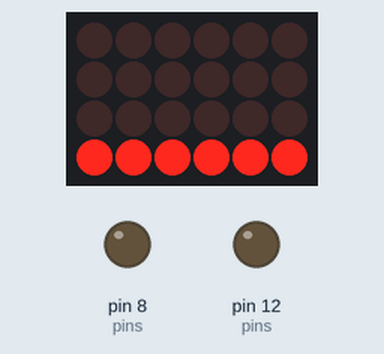
Recording of a sketch running on a simulated Arduino Uno, built with avr-gcc and run on an emulated ATmega328P. Parts: 6×4 LED matrix, output pins drawn as LEDs (lit = HIGH). Wiring (inferred from the names in the program): LED matrix (orientation assumed): rows pin 3, pin 11, pin 4, pin 13; columns pin 2, pin 5, pin 6, pin 7, pin 9, pin 10. Pins used as bus, display or sensor lines are not drawn.

Above: at 0.1 s.
At 1.1 s:
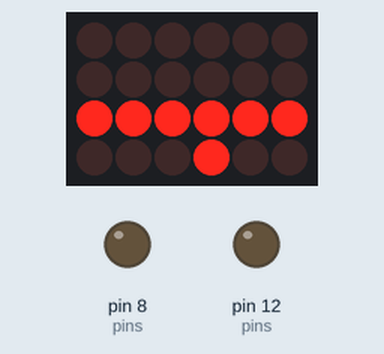
At 2.1 s:
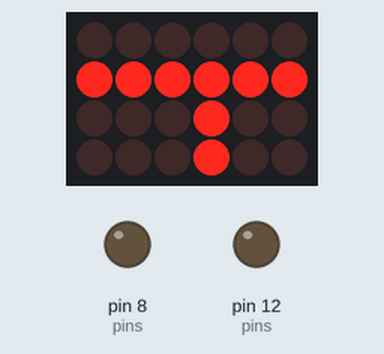
At 3.1 s:
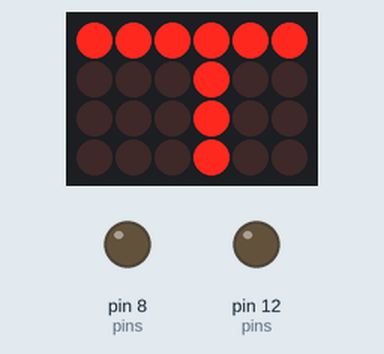
At 5.1 s:
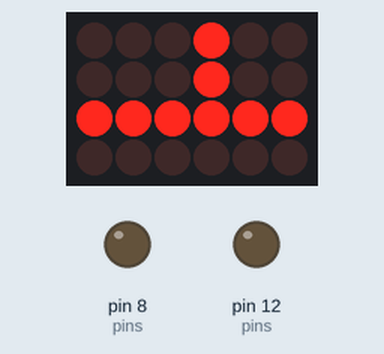
At 7.1 s:
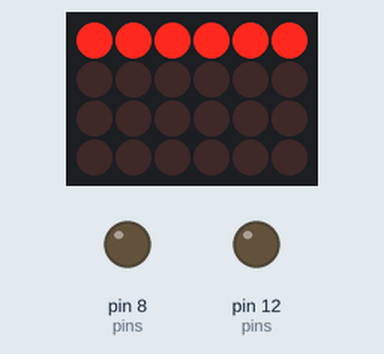

Measured:
- what the display in image 0 shows lasts 1.1 s, from 0.0 s to 1.1 s

The sketch:

LED_matrix_scrolling_text_5_X_7.ino
```cpp
/*
* Source: http://www.arduino.cc/playground/Main/DirectDriveLEDMatrix
*
* Modifications for 5x7 LED Matrix element
* by Stefan Wolfrum in July 2012.
* ----------------------------------------
*
* Show messages on an 5x7 led matrix,
* scrolling from right to left.
*
* Uses FrequencyTimer2 library to
* constantly run an interrupt routine
* at a specified frequency. This
* refreshes the display without the
* main loop having to do anything.
*
*/

#include <FrequencyTimer2.h>
#define SPACE { \
{0, 0, 0, 0, 0}, \
{0, 0, 0, 0, 0}, \
{0, 0, 0, 0, 0}, \
{0, 0, 0, 0, 0}, \
{0, 0, 0, 0, 0}, \
{0, 0, 0, 0, 0}, \
{0, 0, 0, 0, 0} \
}

#define H { \
{1, 0, 0, 0, 1}, \
{1, 0, 0, 0, 1}, \
{1, 0, 0, 0, 1}, \
{1, 1, 1, 1, 1}, \
{1, 0, 0, 0, 1}, \
{1, 0, 0, 0, 1}, \
{1, 0, 0, 0, 1} \
}

#define E { \
{1, 1, 1, 1, 1}, \
{1, 0, 0, 0, 0}, \
{1, 0, 0, 0, 0}, \
{1, 1, 1, 1, 0}, \
{1, 0, 0, 0, 0}, \
{1, 0, 0, 0, 0}, \
{1, 1, 1, 1, 1} \
}

#define small_E { \
{0, 0, 0, 0, 0}, \
{0, 0, 0, 0, 0}, \
{0, 1, 1, 1, 1}, \
{1, 0, 0, 0, 1}, \
{1, 1, 1, 1, 1}, \
{1, 0, 0, 0, 0}, \
{0, 1, 1, 1, 1} \
}

#define L { \
{1, 0, 0, 0, 0}, \
{1, 0, 0, 0, 0}, \
{1, 0, 0, 0, 0}, \
{1, 0, 0, 0, 0}, \
{1, 0, 0, 0, 0}, \
{1, 0, 0, 0, 0}, \
{1, 1, 1, 1, 1} \
}

#define small_L { \
{0, 1, 1, 0, 0}, \
{0, 0, 1, 0, 0}, \
{0, 0, 1, 0, 0}, \
{0, 0, 1, 0, 0}, \
{0, 0, 1, 0, 0}, \
{0, 0, 1, 0, 0}, \
{0, 0, 1, 1, 0} \
}

#define O { \
{0, 1, 1, 1, 0}, \
{1, 0, 0, 0, 1}, \
{1, 0, 0, 0, 1}, \
{1, 0, 0, 0, 1}, \
{1, 0, 0, 0, 1}, \
{1, 0, 0, 0, 1}, \
{0, 1, 1, 1, 0} \
}

#define small_O { \
{0, 0, 0, 0, 0}, \
{0, 0, 0, 0, 0}, \
{0, 1, 1, 1, 0}, \
{1, 0, 0, 0, 1}, \
{1, 0, 0, 0, 1}, \
{1, 0, 0, 0, 1}, \
{0, 1, 1, 1, 0} \
}

#define small_W { \
{0, 0, 0, 0, 0}, \
{0, 0, 0, 0, 0}, \
{1, 0, 0, 0, 1}, \
{1, 0, 0, 0, 1}, \
{1, 0, 1, 0, 1}, \
{1, 0, 1, 0, 1}, \
{0, 1, 0, 1, 0} \
}

#define small_R { \
{0, 0, 0, 0, 0}, \
{0, 0, 0, 0, 0}, \
{0, 0, 1, 1, 1}, \
{0, 1, 0, 0, 0}, \
{0, 1, 0, 0, 0}, \
{0, 1, 0, 0, 0}, \
{0, 1, 0, 0, 0} \
}

#define small_D { \
{0, 0, 0, 0, 1}, \
{0, 0, 0, 0, 1}, \
{0, 0, 0, 0, 1}, \
{0, 1, 1, 1, 1}, \
{0, 1, 0, 0, 1}, \
{0, 1, 0, 0, 1}, \
{0, 1, 1, 1, 1} \
}
byte col = 0;
byte leds[5][7]; // columns x rows

// pin[xx] on led matrix connected to pins on Arduino
// (-1 is dummy to make array start at pos 1)
int pins[13]= {-1, 2, 9, 3, 11, 12, 13, 5, 6, 10, 4, 8, 7};

// col[xx] of leds = pin yy on led matrix
int cols[5] = {pins[13], pins[3], pins[4], pins[10], pins[6]};

// row[yy] of leds = pin yy on led matrix
int rows[7] = {pins[9], pins[14], pins[8], pins[12],
 pins[1], pins[7], pins[2]};

const int numPatterns = 12;
byte patterns[numPatterns][7][5] = {
 SPACE, H,
 //small_E, small_L, small_L, small_O,
 //SPACE, small_W, small_O, small_R, small_L, small_D
};

int pattern = 0;

void setup()
{
  // sets the pins as output
  for (int i = 1; i <= 12; i++) {
    pinMode(pins[i], OUTPUT);
  }

  // set up cols and rows
  for (int i = 1; i <= 5; i++) {
    digitalWrite(cols[i - 1], LOW);
  }

  for (int i = 1; i <= 7; i++) {
    digitalWrite(rows[i - 1], LOW);
  }

  clearLeds();

  // Turn off toggling of pin 11
  FrequencyTimer2::disable();
  // Set refresh rate (interrupt timeout period)
  FrequencyTimer2::setPeriod(3000);
  // Set interrupt routine to be called
  FrequencyTimer2::setOnOverflow(display);

  setPattern(pattern);
}

void loop()
{
  pattern = ++pattern % numPatterns;
  slidePattern(pattern, 1000);
}

void clearLeds()
{
  // Clear display array
  for (int i = 0; i < 5; i++) {
    for (int j = 0; j < 7; j++) {
      leds[i][j] = 0;
    }
  }
}

void setPattern(int pattern)
{
  for (int i = 0; i < 5; i++) {
    for (int j = 0; j < 7; j++) {
      leds[i][j] = patterns[pattern][j][i];
    }
  }
}

void slidePattern(int pattern, int del)
{
  for (int newcol = 0; newcol <= 4; newcol++) {

    // shift the first 4 columns left
    for (int row = 0; row <= 6; row++)
      for (int col = 0; col <= 3; col++)
        leds[col][row] = leds[col+1][row];

    // fill the last (5th) column with the
    // 1st (2nd, 3rd, ...) column of the new pattern
    for (int row = 0; row <= 6; row++)
      leds[4][row] = patterns[pattern][row][newcol];

    delay(del);
  }
}

// Interrupt routine
void display()
{
  // Turn whole previous column off:
  digitalWrite(cols[col], LOW);
  col++;
  if (col == 5) {
    col = 0;
  }
  for (int row = 0; row < 7; row++) {
    if (leds[col][row] == 1) {
      digitalWrite(rows[row], LOW); // Turn on this led
    }
    else {
      digitalWrite(rows[row], HIGH); // Turn off this led
    }
  }
  // Turn whole column on at once (for equal lighting times):
  digitalWrite(cols[col], HIGH);
}
```
